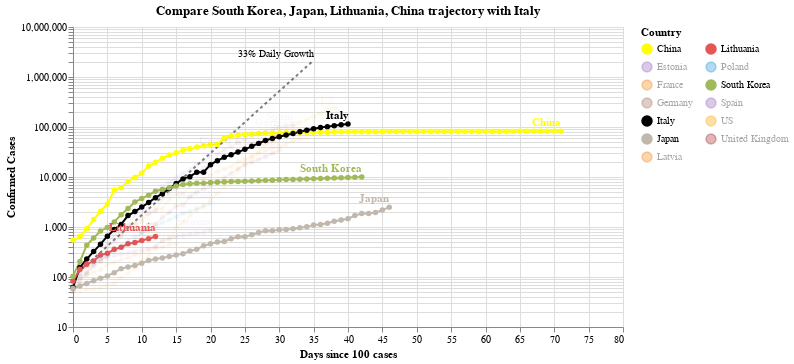

Notebook code cell kept with this figure:
### Code cell
#hide_input
chart3 = make_since_chart(['South Korea', 'Japan', 'Lithuania', 'China'])
chart3

### Figure 1 — Vega-Lite specification as saved in the notebook (floating-point values rounded to 4 significant figures; data arrays with more than 128 entries replaced by an {"elided": "..."} marker saying what was removed)
{"config": {"view": {"continuousWidth": 400, "continuousHeight": 300}}, "layer": [{"mark": {"type": "line", "color": "black", "opacity": 0.5, "strokeDash": [3, 3]}, "encoding": {"x": {"type": "quantitative", "field": "Days since 100 cases"}, "y": {"type": "quantitative", "field": "Confirmed Cases"}}}, {"mark": {"type": "text", "align": "right", "dy": -6, "fontSize": 10, "text": "33% Daily Growth"}, "encoding": {"x": {"type": "quantitative", "field": "Days since 100 cases"}, "y": {"type": "quantitative", "field": "Confirmed Cases"}}, "transform": [{"filter": "(datum['Days since 100 cases'] >= 35)"}]}, {"data": {"name": "data-5325ae92dd911d83e649876d2d40ae6c"}, "mark": {"type": "line", "point": true}, "encoding": {"color": {"type": "nominal", "field": "Country", "legend": {"columns": 2}, "scale": {"domain": ["China", "Estonia", "France", "Germany", "Italy", "Japan", "Latvia", "Lithuania", "Poland", "South Korea", "Spain", "US", "United Kingdom"], "range": ["yellow", "#9467bd", "#F58518", "#9D755D", "black", "#C1B7AD", "#F58518", "#E45756", "#2495D3", "#A1BA59", "#9467bd", "orange", "brown"]}}, "opacity": {"condition": {"value": 1, "selection": "selector001"}, "value": 0.05}, "tooltip": [{"type": "nominal", "field": "Country"}, {"type": "temporal", "field": "Date"}, {"type": "quantitative", "field": "Confirmed Cases"}, {"type": "quantitative", "field": "Days since 100 cases"}], "x": {"type": "quantitative", "field": "Days since 100 cases"}, "y": {"type": "quantitative", "field": "Confirmed Cases", "scale": {"type": "log"}}}, "selection": {"selector001": {"type": "multi", "fields": ["Country"], "bind": "legend", "init": [{"Country": "South Korea"}, {"Country": "Japan"}, {"Country": "Lithuania"}, {"Country": "China"}, {"Country": "Italy"}]}}, "width": 550}, {"data": {"name": "data-5325ae92dd911d83e649876d2d40ae6c"}, "mark": {"type": "text", "align": "right", "dy": -8, "fontWeight": "bold"}, "encoding": {"color": {"type": "nominal", "field": "Country", "legend": {"columns": 2}, "scale": {"domain": ["China", "Estonia", "France", "Germany", "Italy", "Japan", "Latvia", "Lithuania", "Poland", "South Korea", "Spain", "US", "United Kingdom"], "range": ["yellow", "#9467bd", "#F58518", "#9D755D", "black", "#C1B7AD", "#F58518", "#E45756", "#2495D3", "#A1BA59", "#9467bd", "orange", "brown"]}}, "opacity": {"condition": {"value": 1, "selection": "selector001"}, "value": 0.05}, "text": {"type": "nominal", "field": "Country"}, "tooltip": [{"type": "nominal", "field": "Country"}, {"type": "temporal", "field": "Date"}, {"type": "quantitative", "field": "Confirmed Cases"}, {"type": "quantitative", "field": "Days since 100 cases"}], "x": {"type": "quantitative", "field": "Days since 100 cases"}, "y": {"type": "quantitative", "field": "Confirmed Cases", "scale": {"type": "log"}}}, "transform": [{"filter": "(datum['Date'] >= 1585785600000)"}], "width": 550}], "data": {"name": "data-c1a3bbf4dd040f2e7e8e7a69520e3c2a"}, "title": "Compare South Korea, Japan, Lithuania, China trajectory with Italy", "$schema": "https://vega.github.io/schema/vega-lite/v4.0.2.json", "datasets": {"data-c1a3bbf4dd040f2e7e8e7a69520e3c2a": [{"Days since 100 cases": 0, "Confirmed Cases": 100.0}, {"Days since 100 cases": 1, "Confirmed Cases": 133.0}, {"Days since 100 cases": 2, "Confirmed Cases": 176.9}, {"Days since 100 cases": 3, "Confirmed Cases": 235.3}, {"Days since 100 cases": 4, "Confirmed Cases": 312.9}, {"Days since 100 cases": 5, "Confirmed Cases": 416.2}, {"Days since 100 cases": 6, "Confirmed Cases": 553.5}, {"Days since 100 cases": 7, "Confirmed Cases": 736.1}, {"Days since 100 cases": 8, "Confirmed Cases": 979.1}, {"Days since 100 cases": 9, "Confirmed Cases": 1302.0}, {"Days since 100 cases": 10, "Confirmed Cases": 1732.0}, {"Days since 100 cases": 11, "Confirmed Cases": 2303.0}, {"Days since 100 cases": 12, "Confirmed Cases": 3064.0}, {"Days since 100 cases": 13, "Confirmed Cases": 4074.0}, {"Days since 100 cases": 14, "Confirmed Cases": 5419.0}, {"Days since 100 cases": 15, "Confirmed Cases": 7207.0}, {"Days since 100 cases": 16, "Confirmed Cases": 9586.0}, {"Days since 100 cases": 17, "Confirmed Cases": 12750.0}, {"Days since 100 cases": 18, "Confirmed Cases": 16960.0}, {"Days since 100 cases": 19, "Confirmed Cases": 22550.0}, {"Days since 100 cases": 20, "Confirmed Cases": 29990.0}, {"Days since 100 cases": 21, "Confirmed Cases": 39890.0}, {"Days since 100 cases": 22, "Confirmed Cases": 53060.0}, {"Days since 100 cases": 23, "Confirmed Cases": 70560.0}, {"Days since 100 cases": 24, "Confirmed Cases": 93850.0}, {"Days since 100 cases": 25, "Confirmed Cases": 124800.0}, {"Days since 100 cases": 26, "Confirmed Cases": 166000.0}, {"Days since 100 cases": 27, "Confirmed Cases": 220800.0}, {"Days since 100 cases": 28, "Confirmed Cases": 293700.0}, {"Days since 100 cases": 29, "Confirmed Cases": 390600.0}, {"Days since 100 cases": 30, "Confirmed Cases": 519500.0}, {"Days since 100 cases": 31, "Confirmed Cases": 690900.0}, {"Days since 100 cases": 32, "Confirmed Cases": 918900.0}, {"Days since 100 cases": 33, "Confirmed Cases": 1222000.0}, {"Days since 100 cases": 34, "Confirmed Cases": 1625000.0}, {"Days since 100 cases": 35, "Confirmed Cases": 2162000.0}], "data-5325ae92dd911d83e649876d2d40ae6c": {"elided": "446 records"}}}
